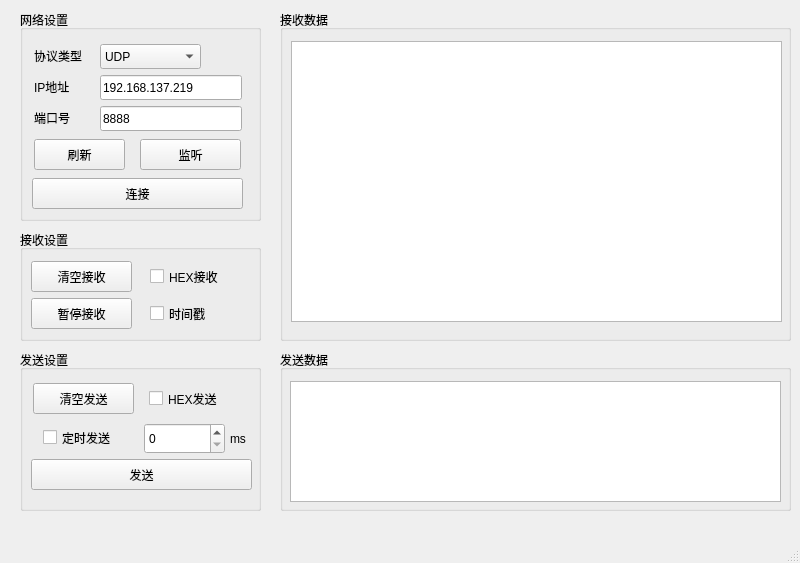
<?xml version="1.0" encoding="UTF-8"?>
<ui version="4.0">
 <class>MainWindow</class>
 <widget class="QMainWindow" name="MainWindow">
  <property name="geometry">
   <rect>
    <x>0</x>
    <y>0</y>
    <width>800</width>
    <height>563</height>
   </rect>
  </property>
  <property name="windowTitle">
   <string>MainWindow</string>
  </property>
  <widget class="QWidget" name="centralwidget">
   <widget class="QGroupBox" name="groupBox">
    <property name="geometry">
     <rect>
      <x>20</x>
      <y>10</y>
      <width>241</width>
      <height>211</height>
     </rect>
    </property>
    <property name="title">
     <string>网络设置</string>
    </property>
   </widget>
   <widget class="QGroupBox" name="groupBox_2">
    <property name="geometry">
     <rect>
      <x>20</x>
      <y>230</y>
      <width>241</width>
      <height>111</height>
     </rect>
    </property>
    <property name="title">
     <string>接收设置</string>
    </property>
   </widget>
   <widget class="QGroupBox" name="groupBox_3">
    <property name="geometry">
     <rect>
      <x>20</x>
      <y>350</y>
      <width>241</width>
      <height>161</height>
     </rect>
    </property>
    <property name="title">
     <string>发送设置</string>
    </property>
    <widget class="QLabel" name="label_4">
     <property name="geometry">
      <rect>
       <x>210</x>
       <y>80</y>
       <width>20</width>
       <height>17</height>
      </rect>
     </property>
     <property name="text">
      <string>ms</string>
     </property>
    </widget>
   </widget>
   <widget class="QPlainTextEdit" name="recvEdit">
    <property name="geometry">
     <rect>
      <x>291</x>
      <y>41</y>
      <width>491</width>
      <height>281</height>
     </rect>
    </property>
    <property name="readOnly">
     <bool>true</bool>
    </property>
   </widget>
   <widget class="QTextEdit" name="sendEdit">
    <property name="geometry">
     <rect>
      <x>290</x>
      <y>381</y>
      <width>491</width>
      <height>121</height>
     </rect>
    </property>
   </widget>
   <widget class="QGroupBox" name="groupBox_4">
    <property name="geometry">
     <rect>
      <x>280</x>
      <y>10</y>
      <width>511</width>
      <height>331</height>
     </rect>
    </property>
    <property name="title">
     <string>接收数据</string>
    </property>
   </widget>
   <widget class="QGroupBox" name="groupBox_5">
    <property name="geometry">
     <rect>
      <x>280</x>
      <y>350</y>
      <width>511</width>
      <height>161</height>
     </rect>
    </property>
    <property name="title">
     <string>发送数据</string>
    </property>
   </widget>
   <widget class="QLabel" name="label">
    <property name="geometry">
     <rect>
      <x>34</x>
      <y>44</y>
      <width>60</width>
      <height>23</height>
     </rect>
    </property>
    <property name="text">
     <string>协议类型</string>
    </property>
   </widget>
   <widget class="QLabel" name="label_2">
    <property name="geometry">
     <rect>
      <x>34</x>
      <y>75</y>
      <width>44</width>
      <height>23</height>
     </rect>
    </property>
    <property name="text">
     <string>IP地址</string>
    </property>
   </widget>
   <widget class="QLabel" name="label_3">
    <property name="geometry">
     <rect>
      <x>34</x>
      <y>106</y>
      <width>45</width>
      <height>23</height>
     </rect>
    </property>
    <property name="text">
     <string>端口号</string>
    </property>
   </widget>
   <widget class="QPushButton" name="send">
    <property name="geometry">
     <rect>
      <x>31</x>
      <y>459</y>
      <width>221</width>
      <height>31</height>
     </rect>
    </property>
    <property name="text">
     <string>发送</string>
    </property>
   </widget>
   <widget class="QSpinBox" name="send_time">
    <property name="geometry">
     <rect>
      <x>144</x>
      <y>423</y>
      <width>81</width>
      <height>31</height>
     </rect>
    </property>
   </widget>
   <widget class="QCheckBox" name="hex_send">
    <property name="geometry">
     <rect>
      <x>149</x>
      <y>384</y>
      <width>101</width>
      <height>29</height>
     </rect>
    </property>
    <property name="text">
     <string>HEX发送</string>
    </property>
   </widget>
   <widget class="QPushButton" name="clr_send">
    <property name="geometry">
     <rect>
      <x>33</x>
      <y>383</y>
      <width>101</width>
      <height>31</height>
     </rect>
    </property>
    <property name="text">
     <string>清空发送</string>
    </property>
   </widget>
   <widget class="QCheckBox" name="hex_recv">
    <property name="geometry">
     <rect>
      <x>150</x>
      <y>262</y>
      <width>101</width>
      <height>29</height>
     </rect>
    </property>
    <property name="text">
     <string>HEX接收</string>
    </property>
   </widget>
   <widget class="QCheckBox" name="clk_recv">
    <property name="geometry">
     <rect>
      <x>150</x>
      <y>299</y>
      <width>70</width>
      <height>29</height>
     </rect>
    </property>
    <property name="text">
     <string>时间戳</string>
    </property>
   </widget>
   <widget class="QPushButton" name="clr_recv">
    <property name="geometry">
     <rect>
      <x>31</x>
      <y>261</y>
      <width>101</width>
      <height>31</height>
     </rect>
    </property>
    <property name="text">
     <string>清空接收</string>
    </property>
   </widget>
   <widget class="QPushButton" name="pause_recv">
    <property name="geometry">
     <rect>
      <x>31</x>
      <y>298</y>
      <width>101</width>
      <height>31</height>
     </rect>
    </property>
    <property name="text">
     <string>暂停接收</string>
    </property>
   </widget>
   <widget class="QCheckBox" name="clk_send">
    <property name="geometry">
     <rect>
      <x>43</x>
      <y>422</y>
      <width>91</width>
      <height>31</height>
     </rect>
    </property>
    <property name="text">
     <string>定时发送</string>
    </property>
   </widget>
   <widget class="QPushButton" name="connect">
    <property name="geometry">
     <rect>
      <x>32</x>
      <y>178</y>
      <width>211</width>
      <height>31</height>
     </rect>
    </property>
    <property name="text">
     <string>连接</string>
    </property>
   </widget>
   <widget class="QPushButton" name="listen">
    <property name="geometry">
     <rect>
      <x>140</x>
      <y>139</y>
      <width>101</width>
      <height>31</height>
     </rect>
    </property>
    <property name="text">
     <string>监听</string>
    </property>
   </widget>
   <widget class="QLineEdit" name="port">
    <property name="geometry">
     <rect>
      <x>100</x>
      <y>106</y>
      <width>142</width>
      <height>25</height>
     </rect>
    </property>
    <property name="text">
     <string>8888</string>
    </property>
   </widget>
   <widget class="QPushButton" name="refresh">
    <property name="geometry">
     <rect>
      <x>34</x>
      <y>139</y>
      <width>91</width>
      <height>31</height>
     </rect>
    </property>
    <property name="text">
     <string>刷新</string>
    </property>
   </widget>
   <widget class="QComboBox" name="network_protocol">
    <property name="geometry">
     <rect>
      <x>100</x>
      <y>44</y>
      <width>101</width>
      <height>25</height>
     </rect>
    </property>
    <item>
     <property name="text">
      <string>UDP</string>
     </property>
    </item>
    <item>
     <property name="text">
      <string>TCP服务器</string>
     </property>
    </item>
    <item>
     <property name="text">
      <string>TCP客户端</string>
     </property>
    </item>
   </widget>
   <widget class="QLineEdit" name="ip_addr">
    <property name="geometry">
     <rect>
      <x>100</x>
      <y>75</y>
      <width>142</width>
      <height>25</height>
     </rect>
    </property>
    <property name="text">
     <string>192.168.137.219</string>
    </property>
   </widget>
   <zorder>groupBox</zorder>
   <zorder>groupBox_3</zorder>
   <zorder>groupBox_2</zorder>
   <zorder>groupBox_5</zorder>
   <zorder>groupBox_4</zorder>
   <zorder>layoutWidget</zorder>
   <zorder>layoutWidget</zorder>
   <zorder>layoutWidget</zorder>
   <zorder>recvEdit</zorder>
   <zorder>sendEdit</zorder>
   <zorder>send</zorder>
   <zorder>send_time</zorder>
   <zorder>hex_send</zorder>
   <zorder>clr_send</zorder>
   <zorder>hex_recv</zorder>
   <zorder>clk_recv</zorder>
   <zorder>clr_recv</zorder>
   <zorder>pause_recv</zorder>
   <zorder>clk_send</zorder>
   <zorder>connect</zorder>
   <zorder>listen</zorder>
   <zorder>port</zorder>
   <zorder>refresh</zorder>
   <zorder>network_protocol</zorder>
   <zorder>ip_addr</zorder>
  </widget>
  <widget class="QMenuBar" name="menubar">
   <property name="geometry">
    <rect>
     <x>0</x>
     <y>0</y>
     <width>800</width>
     <height>28</height>
    </rect>
   </property>
  </widget>
  <widget class="QStatusBar" name="statusbar"/>
 </widget>
 <resources/>
 <connections/>
</ui>
